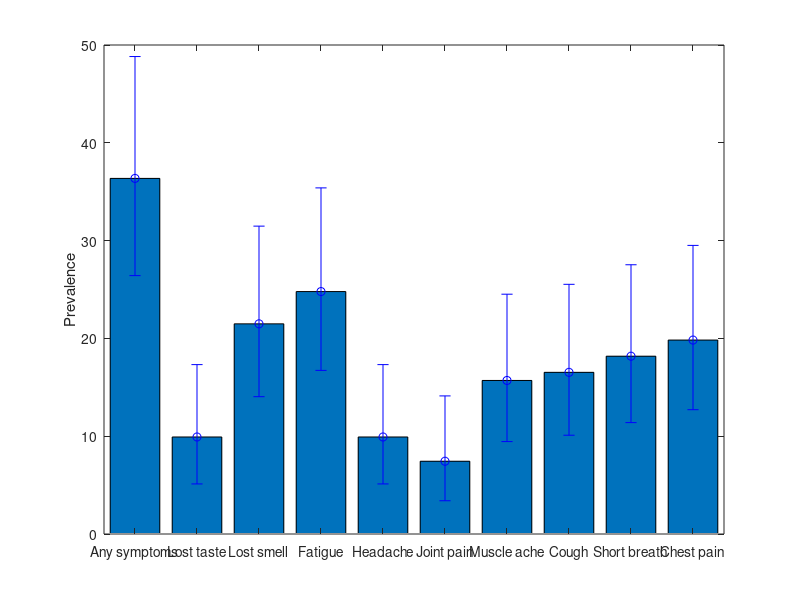

This chart was generated by the following MATLAB code:
%%%Prevalence and confidence interval barchart
%%%MedCalc Software Ltd. Confidence interval for a rate. https://www.medcalc.org/calc/rate_ci.php (Version 20.114; accessed August 25, 2022)
%%%https://www.medcalc.org/calc/rate_ci.php
catL={'Any symptoms','Lost taste','Lost smell','Fatigue','Headache','Joint pain','Muscle ache','Cough','Short breath','Chest pain'};
X=1:10;
prevY=[36.36 26.42 48.82
        9.92 5.12 17.32
        21.49 14.04 31.48
        24.79 16.73 35.39
        9.92 5.12 17.32
        7.44 3.40 14.12
        15.70 9.45 24.52
        16.53 10.10 25.53
        18.18 11.39 27.53
        19.83 12.71 29.51];
        
bar(X,prevY(:,1));
hold on
errorbar(X,prevY(:,1),prevY(:,1)-prevY(:,2),prevY(:,3)-prevY(:,1),'ob')
xticklabels(catL);
xtickangle(45);
xlim([0.5 10.5])
ylabel('Prevalence')
